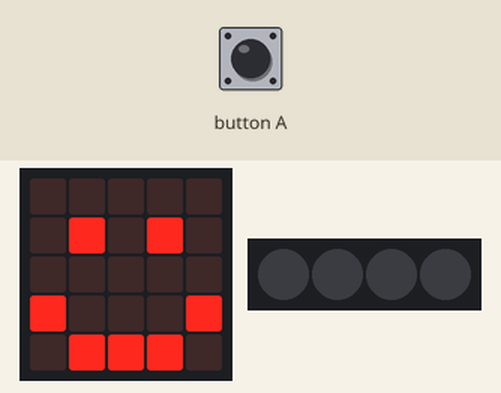
Bench run of a program on a simulated BBC micro:bit (MakeCode). Parts: the board's 5×5 LED display, 4 RGB LEDs in strip order, left to right. The test bench sets the inputs (shaded band). Dim RGB values are drawn brighter than linear.

Above: at 1.8 s.
1.9 s: button A pressed for 0.15 s
At 2.7 s:
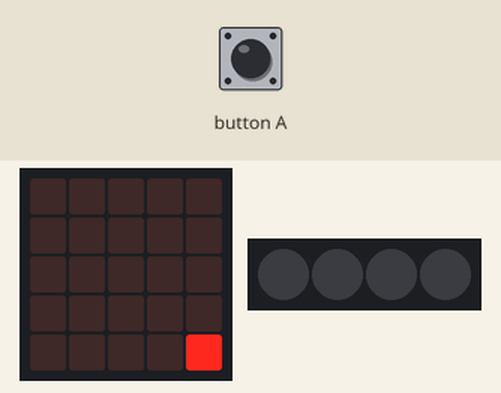
At 5.7 s:
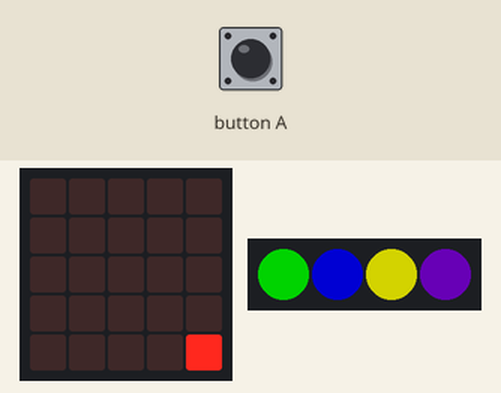
Timing chart, 0 to 18.1 s (numbered marks = the images above; inputs shaded):
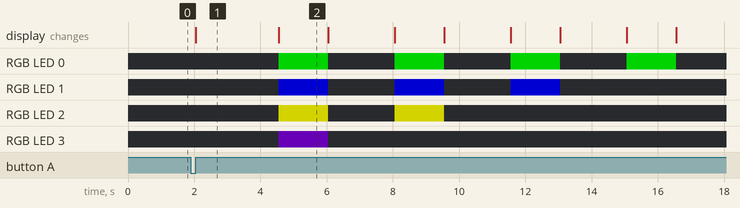

The program:

main.ts
```typescript
// (licence header left out)
// variales
let sprite: game.LedSprite = null
let loopCounter: number = 0
let neopixelStrip: neopixel.Strip = null

// setup
basic.clearScreen()
basic.showIcon(IconNames.Happy)


input.onButtonPressed(Button.A, function () {
    basic.clearScreen()
        loopCounter = 5
        sprite = game.createSprite (5, 5)
    neopixelStrip = neopixel.create(DigitalPin.P16, 4, NeoPixelMode.RGB)

        while (loopCounter <= 5) {
            basic.pause(500)
            sprite.set (LedSpriteProperty.X, loopCounter)
            loopCounter = loopCounter - 1

            // Zero out all colors
            neopixelStrip.setPixelColor(0, neopixel.colors(NeoPixelColors.Black))
            neopixelStrip.setPixelColor(1, neopixel.colors(NeoPixelColors.Black))
            neopixelStrip.setPixelColor(2, neopixel.colors(NeoPixelColors.Black))
            neopixelStrip.setPixelColor(3, neopixel.colors(NeoPixelColors.Black))
            neopixelStrip.show()
            basic.pause(2000)

            if (loopCounter == 4) {
                neopixelStrip.setPixelColor(0, neopixel.colors(NeoPixelColors.Green))
                neopixelStrip.setPixelColor(1, neopixel.colors(NeoPixelColors.Blue))
                neopixelStrip.setPixelColor(2, neopixel.colors(NeoPixelColors.Yellow))
                neopixelStrip.setPixelColor(3, neopixel.colors(NeoPixelColors.Indigo))
                neopixelStrip.show()
                basic.pause(1000)
            }

            if (loopCounter == 3) {
                neopixelStrip.setPixelColor(0, neopixel.colors(NeoPixelColors.Green))
                neopixelStrip.setPixelColor(1, neopixel.colors(NeoPixelColors.Blue))
                neopixelStrip.setPixelColor(2, neopixel.colors(NeoPixelColors.Yellow))
                neopixelStrip.setPixelColor(3, neopixel.colors(NeoPixelColors.Black))
                neopixelStrip.show()
                basic.pause(1000)
            }

            if (loopCounter == 2) {
                neopixelStrip.setPixelColor(0, neopixel.colors(NeoPixelColors.Green))
                neopixelStrip.setPixelColor(1, neopixel.colors(NeoPixelColors.Blue))
                neopixelStrip.setPixelColor(2, neopixel.colors(NeoPixelColors.Black))
                neopixelStrip.setPixelColor(3, neopixel.colors(NeoPixelColors.Black))
                neopixelStrip.show()
                basic.pause(1000)

            }

            if (loopCounter == 1) {
                neopixelStrip.setPixelColor(0, neopixel.colors(NeoPixelColors.Green))
                neopixelStrip.setPixelColor(1, neopixel.colors(NeoPixelColors.Black))
                neopixelStrip.setPixelColor(2, neopixel.colors(NeoPixelColors.Black))
                neopixelStrip.setPixelColor(3, neopixel.colors(NeoPixelColors.Black))
                neopixelStrip.show()
                basic.pause(1000)

            }

        }
        sprite.delete()
        basic.showIcon(IconNames.Happy)
})
```

Measured:
- after the input at 1.9 s, RGB LED 0: alternates RGB(0, 127, 0) for 1.5 s and off for 2.0 s, 8 changes in all, then stays off, starting after 2.7 s; RGB LED 1: alternates RGB(0, 0, 127) for 1.5 s and off for 2.0 s, 6 changes in all, then stays off, starting after 2.7 s
- what the display in image 1 shows lasts 2.5 s, from 2.1 s to 4.6 s
